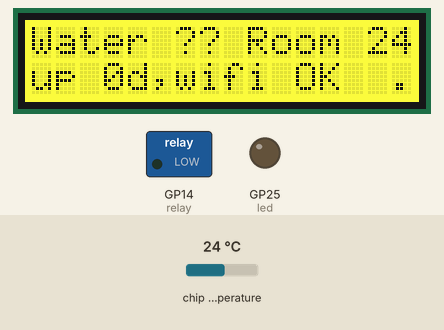
The program below on a simulated Raspberry Pi Pico running MicroPython. Shown: 16×2 character LCD, switched loads named in the program (green lamp = pin HIGH), output pins drawn as LEDs (lit = HIGH). The inputs (shaded band) are chosen by the test bench; at power-on: chip temperature 24 °C. WiFi joins after 1.5 s; values from a settings file that is not in the repository are placeholders; the clock reads 2024-03-15 10:24:30 at power-on unless the program sets it; what the program prints to the serial console is not drawn.

Above: at 4.5 s.
4.6 s: chip temperature set to 1 °C
At 10.2 s:
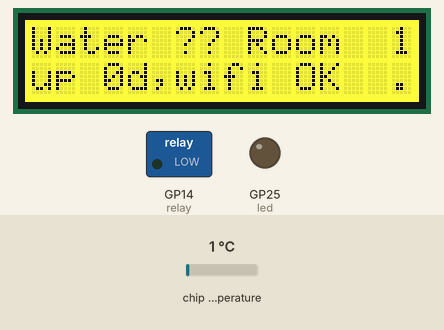
10.9 s: chip temperature set to 11 °C
At 16.0 s:
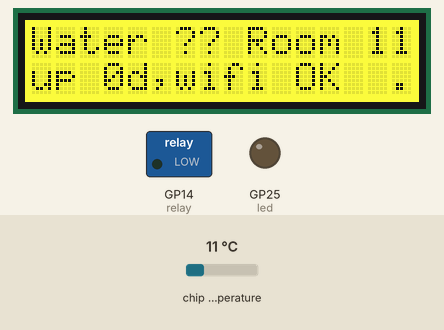
18.6 s: chip temperature set to 22 °C
At 23.0 s:
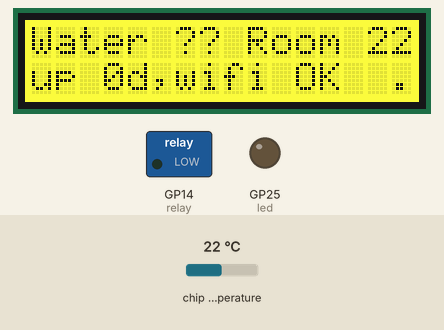
Timing chart, 0 to 24.2 s (numbered marks = the images above; inputs shaded):
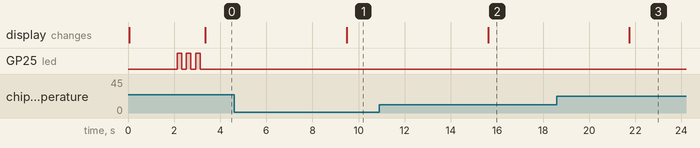

The program:

main.py
```python
import rp2
try:
    import network
    import socket
    import urequests as requests
    # load custom credentials
    from secrets import secrets
    can_network = True
except:
    can_network = False
import ubinascii
import machine
import time
import select
try:
  import RGB1602 # the display
  # https://www.waveshare.com/wiki/LCD1602_RGB_Module#Download_the_demo
  # Then I flashed the .uf2 file onto pico
  #  (i.e. connect USB while holding the bootsel button and then copy the file to pico)
  can_display = True
except:
    can_display = False

import onewire, ds18x20

relayPIN = 14
thermoPIN = 15


class Stats:
    def __init__(self):
        # for uptime
        self.starttime = time.time()
        self.heating_runtime_sum = 0
        self.heating_starttime = None
    def uptime_hours(self):
        return (time.time() - self.starttime)/3600
    def start_heating(self):
        if self.heating_starttime is None:
            self.heating_starttime = time.time()
    def stop_heating(self):
        if self.heating_starttime is None:
            print("BUG! stopping without having started")
        else:
            self.heating_runtime_sum += time.time()-self.heating_starttime
        self.heating_starttime = None
    def operated_hours(self):
        current_segment = 0 if self.heating_starttime is None else time.time()-self.heating_starttime
        return (self.heating_runtime_sum + current_segment)/3600

class Params:
    # constants and decisions about heating
    def __init__(self):
        self.min_runtime_minutes = 3
          # do not run heating for less than 3 minutes
        self.min_stoptime_minutes = 10
          # do not stop hearing for less than 10 minutes
    def decide_if_heat(self, temps):
        # decide if we should heat
        should_heat = (temps.houseTemp < 15 and temps.waterTemp > 50)
        if not should_heat:
            # second option: heat if house is cold
            should_heat = (temps.houseTemp < 10 and temps.waterTemp > 40)
        ## Debugging heating: every 10 seconds switch on and off
        #should_heat = (time.time() - stats.starttime) % 20 < 10
        return should_heat

class Display:
    def __init__(self):
        if can_display:
            self.lcd = RGB1602.RGB1602(16,2)
        self.rotation_state = 0
    def set_color_for_failure(self):
        if can_display:
            # failure is yellow, not green, not blue, not red
            self.lcd.setRGB(255, 255, 0)
    def set_color_by_temperature(self, temp):
        # temperatures above "nice" level are red (we get hot showers)
        # the max value is fully red
        # the min value is fully blue (but for readability, we keep read at 100
        nicetemp = 40 # anything above this goes for read
        maxtemp = 60 # this is boiling
        mintemp = 20
        if temp <= nicetemp:
            # going blue, red at 100, blue between 255 and 0
            red = 100
            blue = int(255-255*(temp-mintemp)/(nicetemp-mintemp))
        else:
            # going red, between 100 and 255
            blue = 0
            red = int(100+(255-100)*(temp-nicetemp)/(nicetemp-mintemp))
        print(red, blue, 0)
        red = max(0, min(255, red))
        blue = max(0, min(255, blue))
        print(red, blue, 0)
        if can_display:
            self.lcd.setRGB(red, 0, blue)
    def report(self, stats, mynetwork, temps, heating, should_heat):
        if temps.waterRomIDX == -1:
            self.set_color_for_failure()
            water = '??'
        else:
            self.set_color_by_temperature(temps.waterTemp)
            water = '%2.0f' % (temps.waterTemp)
        if temps.houseRomIDX == -1:
            house = '??'
            house = '%2.0f' % (temps.boardTemp)
        else:
            house = '%2.0f' % (temps.houseTemp)
        line1 = 'Water '+water+' Room '+house

        if can_display:
            self.lcd.setCursor(0,0)
            self.lcd.printout(line1)
        up = int(stats.uptime_hours()/24)
        upstr = '99+' if up > 99 else '%2id' % up
        if can_network:
            if mynetwork.got_wlan:
                if mynetwork.got_socket:
                    wifistr = ' OK'
                else:
                    wifistr = 'BAD'
            else:
                wifistr = ' no'
        else:
            wifistr = ' --'
        if heating and should_heat:
            # rotstates = '-\|/' # backslash not available
            rotstates = '<^>v'
            self.rotation_state += 1
            self.rotation_state %= 4
            heatstr = rotstates[self.rotation_state]
        elif heating and not should_heat:
            heatstr =  'v' # will stop
        elif not heating and should_heat:
            heatstr =  '^' # will start
        else:
            heatstr = '.'
        line2 = 'up'+upstr+',wifi'+wifistr+'  '+heatstr

        if can_display:
            self.lcd.setCursor(0,1)
            self.lcd.printout(line2)
#  0123456789012345
#  Water 43 Room 22
#  up99+,wifi OK  -\|/-\|/


lcd=Display()
lcd.set_color_for_failure()

class Heating:
    def __init__(self, relayPIN, params):
        # Main relay for controlling the output
        self.relay = machine.Pin(relayPIN, machine.Pin.OUT)
        self.relay.value(0) # switch off by default
        self.heating_running = False
        self.lastONtime = 0 # when did I last turn the heating on
        self.lastOFFtime = 0 # when did I last turn the heating off
        self.params = params

    def set_heating(self, stats, should_heat, now = time.time()):
        # start or stop heating, but only if not switched too recenlty
        if self.heating_running:
            if not should_heat:
                if now - self.lastONtime > params.min_runtime_minutes*60:
                    # do not run less than 3 minutes
                    self.lastOFFtime = now
                    self.relay.value(0)
                    self.heating_running = False
                    stats.stop_heating()
        else:
            # heating not running
            if should_heat:
                if now - self.lastOFFtime > params.min_stoptime_minutes*60:
                    # do not pause for less than 10 minutes
                    self.lastONtime = now
                    ## self.relay.value(1)
                    ## DEBUG!! NESPOUSTIM
                    self.heating_running = True
                    stats.start_heating()

params = Params()

heating = Heating(relayPIN, params)


class Temperatures:
    def __init__(self, thermoPIN):
        self.thermoPIN = thermoPIN
        # find external thermometers
        self.find_thermometers()
        # find on-board thermometer
        self.onboard_tempsensor = machine.ADC(4)
        self.conversion_factor = 3.3 / 65535
        self.boardTemp = 0.0


    def find_thermometers(self):
        thermoHouse = bytearray(b'(\x956\x81\xe3w<\xec')
        thermoWater = bytearray(b'(D\xc1\x81\xe3\x8f<\x07')

        # Find thermometers
        ds_pin = machine.Pin(self.thermoPIN)
        self.ds_sensor = ds18x20.DS18X20(onewire.OneWire(ds_pin))
        self.roms = self.ds_sensor.scan()
        print('Found DS devices (thermometers): ', self.roms)
        self.houseRomIDX = -1
        self.waterRomIDX = -1
        for i in range(len(self.roms)):
            self.houseRomIDX = i if self.roms[i] == thermoHouse else self.houseRomIDX
            self.waterRomIDX = i if self.roms[i] == thermoWater else self.waterRomIDX
        #assert self.houseRomIDX != -1, "Failed to find house thermometer"
        #assert self.waterRomIDX != -1, "Failed to find water thermometer"
        if self.houseRomIDX == -1:
            print("Failed to find house thermometer")
        if self.waterRomIDX == -1:
            print("Failed to find water thermometer")
        self.found_thermometers = self.houseRomIDX != -1 and self.waterRomIDX != -1
        self.houseTemp = 0.0
        self.waterTemp = 0.0
    def update(self):
        data = self.onboard_tempsensor.read_u16() * self.conversion_factor
        self.boardTemp = 27-(data-0.706)/0.001721
        if self.found_thermometers:
            # some strange waiting needed
            self.ds_sensor.convert_temp()
            time.sleep_ms(750)
            temps = [self.ds_sensor.read_temp(rom) for rom in self.roms]
            #print(temps)
            self.houseTemp = temps[self.houseRomIDX]
            self.waterTemp = temps[self.waterRomIDX]
        else:
            print("Retrying to find thermometers")
            self.find_thermometers()

temps = Temperatures(thermoPIN)
print('House temp: ', temps.houseTemp)
print('Water temp: ', temps.waterTemp)
print('Board temp: ', temps.boardTemp)

temps.update()
print('House temp: ', temps.houseTemp)
print('Water temp: ', temps.waterTemp)
print('Board temp: ', temps.boardTemp)

#print(ds_sensor.read_temp(houseTemp))

class DelayedWatchdog:
    # start the real hardware watchdog only after 5 minutes, for easier
    # debugging
    def __init__(self):
        self.watchdog = None
        self.inittime = time.time()
    def feed(self):
        if self.watchdog:
            self.watchdog.feed()
        else:
            if time.time() - self.inittime > 60*3:
                self.watchdog = machine.WDT(timeout=5*60*1000)
                # auto reboot when dead for more than a minute


# hardware watchdog
watchdog = DelayedWatchdog()


class MyNetwork:
    def __init__(self):
        self.got_wlan = False
        self.get_listening_socket()

    def get_wlan(self):
        if can_network:
            try:
                self.initialize_wlan()
                self.got_wlan = True
            except:
                self.got_wlan = False
        else:
            self.got_wlan = False

    def initialize_wlan(self):
        # Set country to avoid possible errors
        rp2.country('CZ')

        wlan = network.WLAN(network.STA_IF)
        wlan.active(True)
        # If you need to disable powersaving mode
        # wlan.config(pm = 0xa11140)

        # See the MAC address in the wireless chip OTP
        mac = ubinascii.hexlify(network.WLAN().config('mac'),':').decode()
        print('mac = ' + mac)

        # Other things to query
        # print(wlan.config('channel'))
        # print(wlan.config('essid'))
        # print(wlan.config('txpower'))

        # Load login data from different file for safety reasons
        ssid = secrets['ssid']
        pw = secrets['pw']

        wlan.connect(ssid, pw)

        # Wait for connection with 10 second timeout
        timeout = 10
        while timeout > 0:
            watchdog.feed() # this must be called regularly

            if wlan.status() < 0 or wlan.status() >= 3:
                break
            timeout -= 1
            print('Waiting for connection...')
            time.sleep(1)

        # Handle connection error
        # Error meanings
        # 0  Link Down
        # 1  Link Join
        # 2  Link NoIp
        # 3  Link Up
        # -1 Link Fail
        # -2 Link NoNet
        # -3 Link BadAuth
        if wlan.status() != 3:
            #raise RuntimeError('Wi-Fi connection failed')
            print('Wi-Fi connection failed')
            got_wlan = False
        else:
            led = machine.Pin('LED', machine.Pin.OUT)
            for i in range(wlan.status()):
                led.on()
                time.sleep(0.2)
                led.off()
                time.sleep(0.2)
            print('Connected')
            status = wlan.ifconfig()
            print('ip = ' + status[0])
            got_wlan = True
        self.wlan = wlan

    def get_listening_socket(self):
        if not self.got_wlan:
            # try setting up wlan again
            print('Trying to get wlan')
            self.get_wlan()
        # and if we got it, try to get the socket
        if self.got_wlan:
            try:
                # HTTP server with socket
                addr = socket.getaddrinfo('0.0.0.0', 80)[0][-1]
                print('Listening on', addr)

                s = socket.socket()
                # s.setsockopt(s.SOL_SOCKET, s.SO_REUSEADDR,1)
                      # this is not defined on micropython
                s.bind(addr)
                s.listen(1)
                self.socket = s
                self.got_socket = True
            except:
                self.socket = 0
                self.got_socket = False

    def handle_network_requests(self, stats, temps, heating, should_heat):
        # handle network requests
        if can_network:
            if not self.got_socket:
                self.get_listening_socket()

            if self.got_socket:
                self.respond_on_socket(stats, temps, heating, should_heat)

    def respond_on_socket(self, stats, temps, heating, should_heat):
        # knowing that socket is ready, check connections
        try:
          read_list = [self.socket] # which sockets to check
          readable, writable, errored = select.select(read_list, [], [], sleeptime)
          for s1 in readable:
            if s1 is self.socket:
              cl, addr = self.socket.accept()
              print('Client connected from', addr)
              cl_file = cl.makefile('rwb', 0)
              while True:
                  line = cl_file.readline()
                  if not line or line == b'\r\n':
                      break

              response = get_html('index.html')
              response = response.replace('TempH', str(temps.houseTemp))
              response = response.replace('TempW', str(temps.waterTemp))
              response = response.replace('HeatingShould', str(should_heat))
              response = response.replace('HeatingRunning', str(heating))
              response = response.replace('UptimeHours', str(stats.uptime_hours()))
              response = response.replace('OperationHours', str(stats.operated_hours()))

              cl.send('HTTP/1.0 200 OK\r\nContent-type: text/html\r\n\r\n')
              cl.send(response)
              cl.close()
              print('Done serving')
        except OSError as e:
            cl.close()
            print('Connection closed')


# Function to load in html page
def get_html(html_name):
    with open(html_name, 'r') as file:
        html = file.read()
    return html

# initialize my failsafe networking
print('Before network')
mynetwork = MyNetwork()
print('After network')


# Listen for connections, with a non-blocking socket.accept
sleeptime = 1.5 # seconds
tempreaddelay = 5 # seconds
lastreadtime = time.time()
should_heat = None
stats = Stats()
while True:
    watchdog.feed() # this must be called regularly
    print('Idling...', 'Water: ', temps.waterTemp, '; House: ', temps.houseTemp, '; Board: ', temps.boardTemp, '; Up: ', stats.uptime_hours(), '; HoursOperated: ', stats.operated_hours())
    now = time.time()
    #print('now: ', now, ', diff: ', now-lastreadtime)
    if now - lastreadtime > tempreaddelay:
        temps.update()
        #houseTemp = ds_sensor.read_temp(thermoHouse)
        #waterTemp = ds_sensor.read_temp(thermoWater)
        lastreadtime = now
        # Consider heating
        should_heat = params.decide_if_heat(temps)
        heating.set_heating(stats, should_heat, now)
        print('Read temperatures, should heat? ', should_heat, '; heating running? ', heating.heating_running)

    lcd.report(stats, mynetwork, temps, heating.heating_running, should_heat)
    if can_network:
        mynetwork.handle_network_requests(stats, temps, heating.heating_running, should_heat)
    else:
        time.sleep(sleeptime)
```

Measured:
- after the input at 4.6 s, the display: changes after 4.9 s (image 1)
- after the input at 10.9 s, the display: changes after 4.7 s (image 2)
- after the input at 18.6 s, the display: changes after 3.1 s (image 3)
